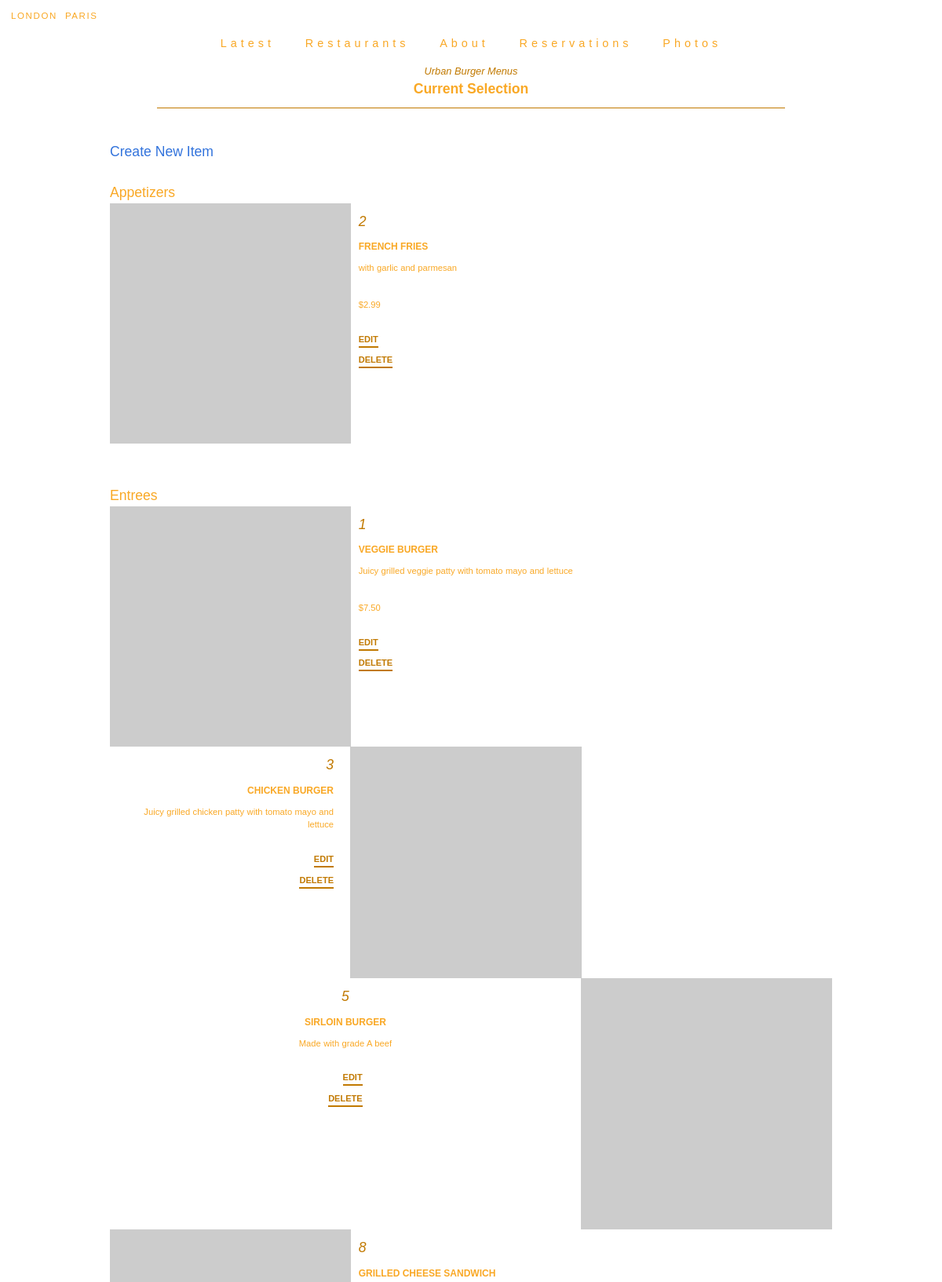
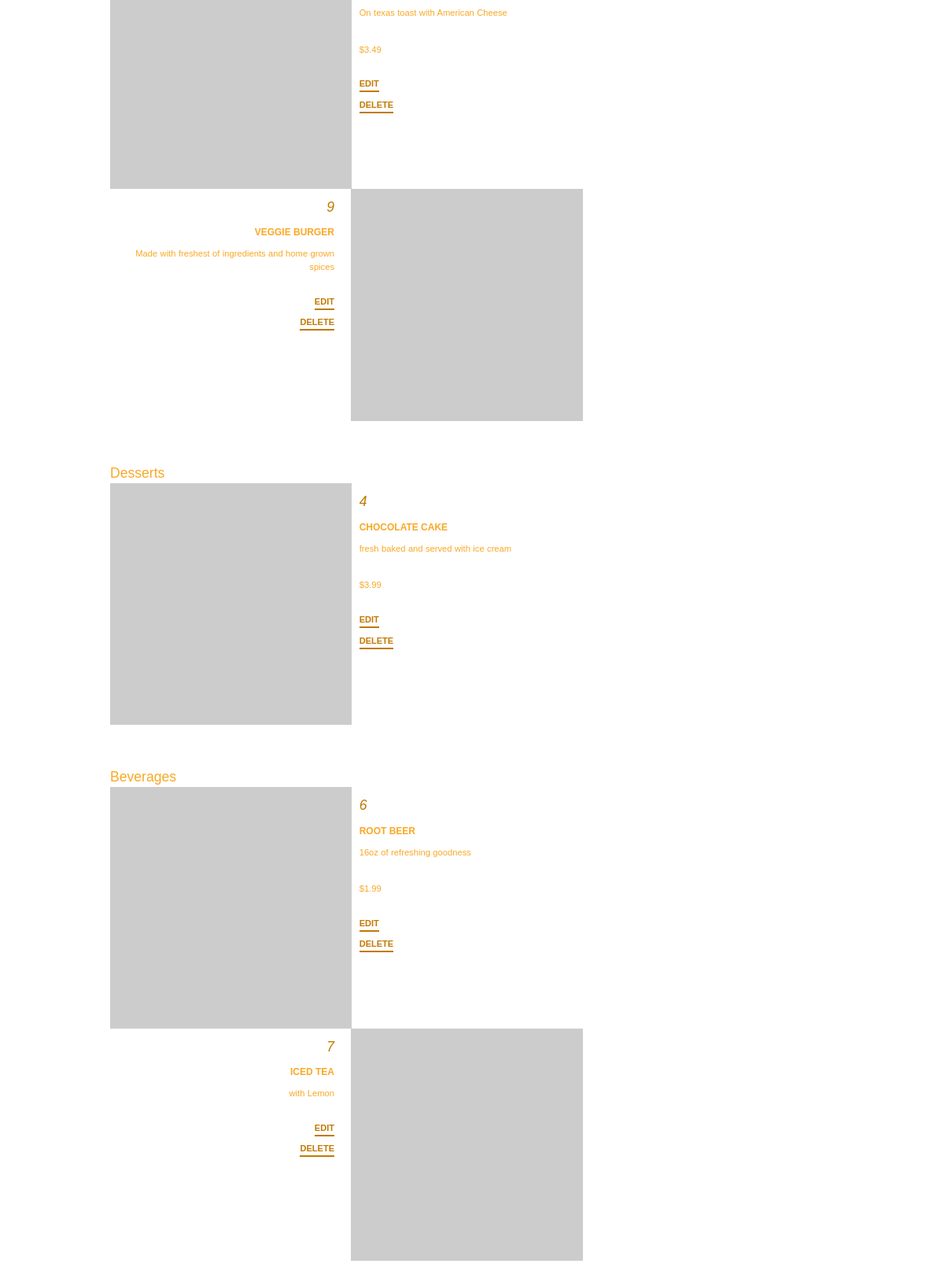
Screenshot of /restaurant/1/menu/ with the database file from the repository (2 pictures, top to bottom).
### database_setup.py (models this page shows, shortened)
class Restaurant(BASE):
    __tablename__ = 'restaurant'
    id = Column(Integer, primary_key=True)
    name = Column(String(250), nullable=False)
    description = Column(String(1000), nullable=False)
    image = Column(String(1000), nullable=False)

class MenuItem(BASE):
    __tablename__ = 'menu_item'
    id = Column(Integer, primary_key=True)
    course = Column(String(250))
    description = Column(String(250))
    name = Column(String(80), nullable=False)
    price = Column(String(8))
    restaurant_id = Column(Integer, ForeignKey('restaurant.id'))
    restaurant = relationship(Restaurant)

### item_catalog.py (the view)
@APP.route('/restaurant/<int:restaurant_id>/')
@APP.route('/restaurant/<int:restaurant_id>/menu/')
def show_menu(restaurant_id):
    restaurant = SESSION.query(Restaurant).filter_by(id=restaurant_id).one()
    items = SESSION.query(MenuItem).filter_by(
        restaurant_id=restaurant_id).all()
    return render_template('menus.html', items=items, restaurant=restaurant)

### templates/menus.html (shortened to what this page needs)
{% extends "./partial/base.html" %} {% block title %}About{% endblock %} {% block tabs %} {% endblock %} {% block content
%}
<section class="menu-section container">
	<div class="menu-heading">
		<h4> {{ restaurant.name }} Menus</h4>
		<h2>Current Selection</h2>
		<hr/>
	</div>
	<div class='pane'>
		 {% if items !=[] %}
		<a href="{{url_for('new_menu_item', restaurant_id = restaurant.id )}}">Create New Item</a>
		<h2>Appetizers</h2>
		<ul>
			{% set indexs = {'i': 1} %}
			{% for i in items %} {% if i.course == 'Appetizer' %}
			{% if indexs.i % 3 == 0 %}
			<li class="columns menu-columns">
				<div class="column menu-column menu-text-column fourth">
					<h3 class="menu-item-number text-left">{{loop.index}}</h3>
					<h4 class="menu-ingriedents text-left">{{i.name}}</h4>
					<p class="menu-item-text text-left">{{i.description}}</p>
					<ul class="menu-links">
						<li><a class="menu-link" href='{{url_for('edit_menu_item', restaurant_id = restaurant.id, menu_id=i.id ) }}'>Edit</li>
						<li><a class="menu-link" href='{{url_for('delete_menu_item', restaurant_id = restaurant.id, menu_id=i.id ) }}' >Delete</a></li>
					</ul>
				</div>
				<figure class="column menu-column">
					<img class="" src="{{restaurant.image}}" alt="placeholder">
				</figure>
        	</li>{% if indexs.update({'i': 1}) %}{% endif %}
			{% elif indexs.i %1 == 0 %}{% if indexs.update({'i': 2}) %}{% endif %}
			<li class="columns menu-columns">
				<figure class="column menu-column second">
					<img class="" src="{{restaurant.image}}" alt="placeholder">
				</figure>
				<div class="column menu-column menu-text-column text-left is-two-thirds">
					<h3 class="menu-item-number">{{loop.index}}</h3>
					<h4 class="menu-ingriedents">{{i.name}}</h4>
					<p class="menu-item-text text-left">{{i.description}}</p>
					<p class="menu-item-text text-left">{{i.price}}</p>
					<ul class="menu-links">
						<li><a class="menu-link" href='{{url_for('edit_menu_item', restaurant_id = restaurant.id, menu_id=i.id ) }}'>Edit</li>
                    <li><a class="menu-link" href='{{url_for('delete_menu_item', restaurant_id = restaurant.id, menu_id=i.id ) }}' >Delete</a></li>
					</ul>
				</div>
			</li>
			{% endif %}
			{% endif %} {% endfor %}
		</ul>
		<h2>Entrees</h2>
		{% set indexs = {'i': 1} %}
		<ul>
			{% for i in items %} {% if i.course == 'Entree' %} {% if indexs.i % 3 == 0 %}
			<li class="columns menu-columns">
				<div class="column menu-column menu-text-column fourth">
					<h3 class="menu-item-number text-left">{{loop.index}}</h3>
					<h4 class="menu-ingriedents text-left">{{i.name}}</h4>
					<p class="menu-item-text text-left">{{i.description}}</p>
					<ul class="menu-links">
						<li><a class="menu-link" href='{{url_for('edit_menu_item', restaurant_id = restaurant.id, menu_id=i.id ) }}'>Edit</li>
						<li><a class="menu-link" href='{{url_for('delete_menu_item', restaurant_id = restaurant.id, menu_id=i.id ) }}' >Delete</a></li>
					</ul>
				</div>
				<figure class="column menu-column">
					<img class="" src="{{restaurant.image}}" alt="placeholder">
				</figure>
        	</li>{% if indexs.update({'i': 1}) %}{% endif %}
			{% elif indexs.i %2 == 0 %}{% if indexs.update({'i': 3}) %}{% endif %}
			<li class="columns menu-columns">
				<div class="column menu-column menu-text-column third">
					<h3 class="menu-item-number">{{loop.index}}</h3>
					<h4 class="menu-ingriedents">{{i.name}}</h4>
					<p class="menu-item-text">{{i.description}}</p>
					<ul class="menu-links">
						<li><a class="menu-link" href='{{url_for('edit_menu_item', restaurant_id = restaurant.id, menu_id=i.id ) }}'>Edit</li>
                    <li><a class="menu-link" href='{{url_for('delete_menu_item', restaurant_id = restaurant.id, menu_id=i.id ) }}' >Delete</a></li>
					</ul>
				</div>
				<figure class="column menu-column">
					<img class="" src="{{restaurant.image}}" alt="placeholder">
				</figure>
				<div class="column"></div>
			</li>
			{% elif indexs.i %1 == 0 %}{% if indexs.update({'i': 2}) %}{% endif %}
			<li class="columns menu-columns">
				<figure class="column menu-column second">
					<img class="" src="{{restaurant.image}}" alt="placeholder">
				</figure>
				<div class="column menu-column menu-text-column text-left is-two-thirds">
					<h3 class="menu-item-number">{{loop.index}}</h3>
					<h4 class="menu-ingriedents">{{i.name}}</h4>
					<p class="menu-item-text text-left">{{i.description}}</p>
					<p class="menu-item-text text-left">{{i.price}}</p>
					<ul class="menu-links">
						<li><a class="menu-link" href='{{url_for('edit_menu_item', restaurant_id = restaurant.id, menu_id=i.id ) }}'>Edit</li>
                    <li><a class="menu-link" href='{{url_for('delete_menu_item', restaurant_id = restaurant.id, menu_id=i.id ) }}' >Delete</a></li>
					</ul>
				</div>
			</li>
			{% endif %}
			{% endif %} {% endfor %}
		</ul>
		<h2>Desserts</h2>
		<ul>
			{% set indexs = {'i': 1} %}
			{% for i in items %} {% if i.course == 'Dessert' %}
			{% if indexs.i % 3 == 0 %}
			<li class="columns menu-columns">
				<div class="column menu-column menu-text-column fourth">
					<h3 class="menu-item-number text-left">{{loop.index}}</h3>
					<h4 class="menu-ingriedents text-left">{{i.name}}</h4>
					<p class="menu-item-text text-left">{{i.description}}</p>
					<ul class="menu-links">
						<li><a class="menu-link" href='{{url_for('edit_menu_item', restaurant_id = restaurant.id, menu_id=i.id ) }}'>Edit</li>
						<li><a class="menu-link" href='{{url_for('delete_menu_item', restaurant_id = restaurant.id, menu_id=i.id ) }}' >Delete</a></li>
					</ul>
				</div>
				<figure class="column menu-column">
					<img class="" src="{{restaurant.image}}" alt="placeholder">
				</figure>
        	</li>{% if indexs.update({'i': 1}) %}{% endif %}
			{% elif indexs.i %1 == 0 %}{% if indexs.update({'i': 2}) %}{% endif %}
			<li class="columns menu-columns">
				<figure class="column menu-column second">
					<img class="" src="{{restaurant.image}}" alt="placeholder">
				</figure>
				<div class="column menu-column menu-text-column text-left is-two-thirds">
					<h3 class="menu-item-number">{{loop.index}}</h3>
					<h4 class="menu-ingriedents">{{i.name}}</h4>
					<p class="menu-item-text text-left">{{i.description}}</p>
					<p class="menu-item-text text-left">{{i.price}}</p>
					<ul class="menu-links">
						<li><a class="menu-link" href='{{url_for('edit_menu_item', restaurant_id = restaurant.id, menu_id=i.id ) }}'>Edit</li>
                    <li><a class="menu-link" href='{{url_for('delete_menu_item', restaurant_id = restaurant.id, menu_id=i.id ) }}' >Delete</a></li>
					</ul>
				</div>
			</li>
			{% endif %}
			{% endif %} {% endfor %}
		</ul>
		<h2>Beverages</h2>
		{% set indexs = {'i': 1} %}
		{% for i in items %} {% if i.course == 'Beverage' %}
			{% if indexs.i % 3 == 0 %}
			<li class="columns menu-columns">
				<div class="column menu-column menu-text-column fourth">
					<h3 class="menu-item-number text-left">{{loop.index}}</h3>
					<h4 class="menu-ingriedents text-left">{{i.name}}</h4>
					<p class="menu-item-text text-left">{{i.description}}</p>
					<ul class="menu-links">
						<li><a class="menu-link" href='{{url_for('edit_menu_item', restaurant_id = restaurant.id, menu_id=i.id ) }}'>Edit</li>
						<li><a class="menu-link" href='{{url_for('delete_menu_item', restaurant_id = restaurant.id, menu_id=i.id ) }}' >Delete</a></li>
					</ul>
				</div>
				<figure class="column menu-column">
					<img class="" src="{{restaurant.image}}" alt="placeholder">
				</figure>
        	</li>{% if indexs.update({'i': 1}) %}{% endif %}
			{% elif indexs.i %2 == 0 %}{% if indexs.update({'i': 3}) %}{% endif %}
			<li class="columns menu-columns">
				<div class="column menu-column menu-text-column third">
					<h3 class="menu-item-number">{{loop.index}}</h3>
					<h4 class="menu-ingriedents">{{i.name}}</h4>
					<p class="menu-item-text">{{i.description}}</p>
					<ul class="menu-links">
						<li><a class="menu-link" href='{{url_for('edit_menu_item', restaurant_id = restaurant.id, menu_id=i.id ) }}'>Edit</li>
                    <li><a class="menu-link" href='{{url_for('delete_menu_item', restaurant_id = restaurant.id, menu_id=i.id ) }}' >Delete</a></li>
					</ul>
				</div>
				<figure class="column menu-column">
					<img class="" src="{{restaurant.image}}" alt="placeholder">
				</figure>
				<div class="column"></div>
			</li>
			{% elif indexs.i %1 == 0 %}{% if indexs.update({'i': 2}) %}{% endif %}
			<li class="columns menu-columns">
				<figure class="column menu-column second">
					<img class="" src="{{restaurant.image}}" alt="placeholder">
				</figure>
				<div class="column menu-column menu-text-column text-left is-two-thirds">
					<h3 class="menu-item-number">{{loop.index}}</h3>
					<h4 class="menu-ingriedents">{{i.name}}</h4>
					<p class="menu-item-text text-left">{{i.description}}</p>
					<p class="menu-item-text text-left">{{i.price}}</p>
					<ul class="menu-links">
						<li><a class="menu-link" href='{{url_for('edit_menu_item', restaurant_id = restaurant.id, menu_id=i.id ) }}'>Edit</li>
                    <li><a class="menu-link" href='{{url_for('delete_menu_item', restaurant_id = restaurant.id, menu_id=i.id ) }}' >Delete</a></li>
					</ul>
				</div>
			</li>
			{% endif %}
			{% endif %} {% endfor %}
		 {% else %}
		<p> You currently have no menu items.
			<p>
				<a href="{{url_for('new_menu_item', restaurant_id = restaurant.id )}}">Create New Item</a> {% endif %}
	</div>
	</section>
	{% endblock %}

### templates/partial/base.html (shortened to what this page needs)
<!DOCTYPE html>
<html lang="en">
<head>
    {% block head %}
    <link rel=stylesheet type=text/css href="{{ url_for('static', filename='bulma-0.6.1/css/bulma.css') }}">
    <link rel=stylesheet type=text/css href="{{ url_for('static', filename='css/main.css') }}">
{% endblock %}
</head>
<body>
    <header>
        <nav class="navbar" role="navigation" aria-label="main navigation">
            <ul class="location">
                <li><a href="#">London</a></li>
                <li><a href="#">Paris</a></li>
            </ul>
        </nav>
        <nav class="tabs is-centered">
            <ul>
                <li><a href="{{url_for('latest_restaurants')}}">Latest</a></li>
                <li><a href="{{url_for('menu_restaurants')}}">Restaurants</a></li>
                <li><a href="{{url_for('about_restaurants')}}">About</a></li>
                <li><a href="{{url_for('reservations_restaurants')}}">Reservations</a></li>
                <li><a href="{{url_for('photos_restaurants')}}">Photos</a></li>
            </ul>
        </nav>
    </header>
    <div class="main-container ">
        {% block content %}{% endblock %}
    </div>
</body>
</html>

### static/css/main.css (style rules this page uses)
* { box-sizing: border-box; }
body { background-image: url('../img/restaurant.jpg'); background-position: top; background-size: cover; color: #F9A825; font-family: 'Source Sans Pro', sans-serif; font-size: 1.1rem; height: 100vh; }
header { padding: 10px 10px 0 10px; background-color: white; }
.navbar { min-height: 1.25rem; }
.location { font-size: 0.8rem; padding: 2px 0px 0px 4px; text-transform: uppercase; }
.location li { float: left; font-size: 0.72rem; letter-spacing: 0.1rem; list-style: none; margin-right: 10px; }
.location li a { color: #F9A825; }
.tabs { background-color: white; padding: 3px; }
.tabs ul { border: none; flex-wrap: wrap; }
.tabs ul li { padding: 5px 5px; }
.tabs ul li a { border-bottom: none; color: #F9A825; letter-spacing: 5px; font-size: 0.9rem; }
.main-container { background-color: white; }
.about-section, .carosel-section, .menu-section, .reservation-section { padding: 0 20px; }
.menu-columns { margin: 0px!important; }
.menu-column { box-sizing: border-box; display: flex; flex-direction: column; padding: 0px; margin: 0px; }
.fourth { align-items: center; flex: none; width: 65.2%; }
.third { align-items: flex-end; padding-right: 11px; }
.second { align-items: flex-start; text-align: right; }
.menu-item-number, .menu-ingriedents, .menu-item-text { margin: 10px; }
.menu-heading { padding: 0px 10px 30px 10px; text-align: center; }
.menu-heading h4 { color: #c17900; font-size: 0.8rem; font-style: italic; }
.menu-heading h2 { font-weight: bold; }
.menu-heading hr { background-color: #c17900; margin: 10px 50px 12px 50px; }
.menu-item-number { color: #c17900; font-style: italic; }
.menu-ingriedents { font-size: 0.75rem; font-weight: 600; margin: 0 10px 0px 10px; text-transform: uppercase; }
.menu-text-column { text-align: right; }
.menu-item-text { font-size: 0.7rem; text-align: right; margin-bottom: 20px; padding: 0 0px; word-spacing: 0.02rem; }
.menu-links { margin: 0 10px 10px 10px; }
.menu-link { border-bottom: 2px solid #c17900; color: #c17900; font-size: 0.69rem; font-weight: bold; padding: 0 0 3px 0; text-transform: uppercase; }
.text-left { text-align: left!important; }

### rows the page displays
Restaurant: name "Urban Burger"
MenuItem: name "FRENCH FRIES", description "with garlic and parmesan", price "$2.99"
MenuItem: name "VEGGIE BURGER", description "Juicy grilled veggie patty with tomato mayo and lettuce", price "$7.50"
MenuItem: name "CHICKEN BURGER", description "Juicy grilled chicken patty with tomato mayo and lettuce"
MenuItem: name "SIRLOIN BURGER", description "Made with grade A beef"
MenuItem: name "GRILLED CHEESE SANDWICH", description "On texas toast with American Cheese", price "$3.49"
MenuItem: name "VEGGIE BURGER", description "Made with freshest of ingredients and home grown spices"
MenuItem: name "CHOCOLATE CAKE", description "fresh baked and served with ice cream", price "$3.99"
MenuItem: name "ROOT BEER", description "16oz of refreshing goodness", price "$1.99"
MenuItem: name "ICED TEA", description "with Lemon"
